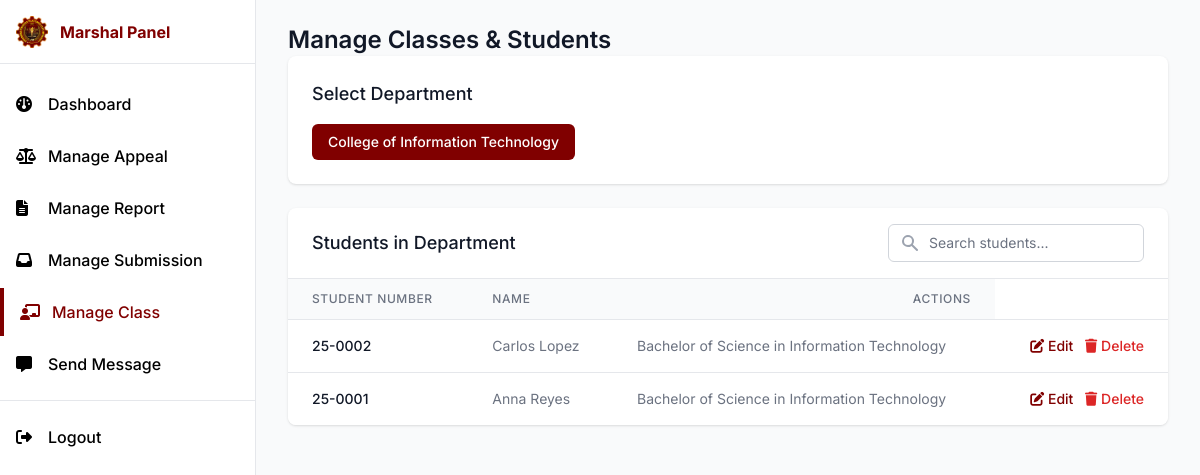
The page /pages/Staff/manage-class.php?dept_id=1 (signed in) on the database its author committed.
### tables this page shows
CREATE TABLE `departments` (
  `id` bigint(20) UNSIGNED NOT NULL,
  `department_name` varchar(150) NOT NULL,
  `abbreviation` varchar(50) DEFAULT NULL,
  `created_at` timestamp NOT NULL DEFAULT current_timestamp()
);

CREATE TABLE `students` (
  `id` bigint(20) UNSIGNED NOT NULL,
  `student_number` varchar(20) NOT NULL,
  `user_id` bigint(20) UNSIGNED DEFAULT NULL,
  `first_name` varchar(100) NOT NULL,
  `middle_name` varchar(100) DEFAULT NULL,
  `last_name` varchar(100) NOT NULL,
  `suffix` varchar(20) DEFAULT NULL,
  `birthdate` date DEFAULT NULL,
  `sex` varchar(20) NOT NULL,
  `address` text DEFAULT NULL,
  `class_id` bigint(20) UNSIGNED DEFAULT NULL,
  `course_id` bigint(20) UNSIGNED DEFAULT NULL,
  `created_at` timestamp NOT NULL DEFAULT current_timestamp(),
  `updated_at` timestamp NULL DEFAULT NULL ON UPDATE current_timestamp()
);

CREATE TABLE `courses` (
  `id` bigint(20) UNSIGNED NOT NULL,
  `course_name` varchar(150) NOT NULL,
  `course_code` varchar(50) DEFAULT NULL,
  `department_id` bigint(20) UNSIGNED NOT NULL,
  `created_at` timestamp NOT NULL DEFAULT current_timestamp()
);

### includes/helpers.php (called while the page is built, shortened)
<?php
function e($value) {
    return htmlspecialchars($value, ENT_QUOTES, 'UTF-8', false);
}

### pages/Staff/manage-class.php (the view, shortened to what this page needs)
<?php
  require_once '../../database/database.php';
  require_once '../../includes/helpers.php';
  $currentUserId = (int)$_SESSION['user_id'];
  $departments = [];
  try {
    $checkMarshal = $pdo->prepare("SELECT * FROM marshal WHERE user_id = ?");
    $checkMarshal->execute([$currentUserId]);
    $marshalData = $checkMarshal->fetch(PDO::FETCH_ASSOC);
    if ($marshalData) {
      if (isset($marshalData['department_id'])) {
        $query = "SELECT
                    d.id AS department_id,
                    d.department_name,
                    d.abbreviation
                  FROM departments d
                  WHERE d.id = ?";
        $stmt = $pdo->prepare($query);
        $stmt->execute([$marshalData['department_id']]);
        $department = $stmt->fetch(PDO::FETCH_ASSOC);
        if ($department) {
          $departments[] = [
            'id' => $department['department_id'],
            'department_name' => $department['department_name'],
            'abbreviation' => $department['abbreviation']
          ];
        } else {
          $_SESSION['error'] = 'Your assigned department (ID: ' . $marshalData['department_id'] . ') was not found in the departments table.';
          error_log("Department not found with ID: " . $marshalData['department_id']);
        }
      } else {
        $_SESSION['error'] = 'You are not assigned to any department. Please contact the administrator to assign you to a department.';
        error_log("No department_id found for marshal with user_id: " . $currentUserId);
      }
    } else {
      $_SESSION['error'] = 'No marshal record found for your account. Please contact the administrator.';
      error_log("No marshal record found for user_id: " . $currentUserId);
    }
  } catch (PDOException $e) {
    error_log('Error fetching department information: ' . $e->getMessage());
    $_SESSION['error'] = 'Failed to load department information. Please try again or contact the administrator.';
    $error = 'Failed to load department information. Please try again.';
  }
  $selectedDeptId = isset($_GET['dept_id']) ? (int)$_GET['dept_id'] : null;
  $students = [];
  if ($selectedDeptId) {
    try {
      $query = "SELECT
                  s.id,
                  s.student_number,
                  CONCAT(s.first_name, ' ', s.last_name) AS full_name,
                  co.course_name,
                  d.department_name
                FROM students s
                JOIN courses co ON s.course_id = co.id
                JOIN departments d ON co.department_id = d.id
                JOIN marshal m ON d.id = m.department_id
                WHERE m.user_id = ?
                ORDER BY s.last_name, s.first_name ASC";
      $stmt = $pdo->prepare($query);
      $stmt->execute([$currentUserId]);
      $students = $stmt->fetchAll(PDO::FETCH_ASSOC);
    } catch (PDOException $e) {
      error_log('Error fetching students: ' . $e->getMessage());
      $error = 'Failed to load students. Please try again. Error: ' . $e->getMessage();
    }
  }
  include_once '../../components/staff-head.php';
?>
<div class="min-h-screen bg-gray-50">
  <?php include_once '../../components/staff-sidebar.php'; ?>
  <div class="md:pl-64 flex flex-col flex-1">
    <main class="flex-1">
      <div class="py-6">
        <div class="max-w-7xl mx-auto px-4 sm:px-6 md:px-8">
          <h1 class="text-2xl font-semibold text-gray-900">Manage Classes & Students</h1>
        </div>
        <div class="max-w-7xl mx-auto px-4 sm:px-6 md:px-8">
          <div class="bg-white shadow rounded-lg p-6 mb-6">
            <h2 class="text-lg font-medium text-gray-900 mb-4">Select Department</h2>
            <div class="flex flex-wrap gap-4">
              <?php foreach ($departments as $dept): ?>
                <a href="?dept_id=<?php echo e($dept['id']); ?>"
                   class="px-4 py-2 rounded-md text-sm font-medium <?php echo ($selectedDeptId == $dept['id']) ? 'bg-primary text-white' : 'bg-gray-100 text-gray-700 hover:bg-gray-200'; ?>">
                  <?php echo e($dept['department_name']); ?>
                </a>
              <?php endforeach; ?>
            </div>
          </div>
                    <?php if ($selectedDeptId): ?>
                        <div class="bg-white shadow rounded-lg overflow-hidden">
                            <div class="px-6 py-4 border-b border-gray-200 flex justify-between items-center">
                                <h2 class="text-lg font-medium text-gray-900">Students in Department</h2>
                                <div class="w-64">
                                    <div class="relative">
                                        <div class="absolute inset-y-0 left-0 pl-3 flex items-center pointer-events-none">
                                        </div>
                                        <input type="text" id="student_search" name="student_search"
                                               class="block w-full pl-10 pr-3 py-2 border border-gray-300 rounded-md leading-5 bg-white placeholder-gray-500 focus:outline-none focus:ring-primary-500 focus:border-primary-500 sm:text-sm"
                                               placeholder="Search students...">
                                    </div>
                                </div>
                            </div>
                            <div class="overflow-x-auto">
                                <table class="min-w-full divide-y divide-gray-200">
                                    <thead class="bg-gray-50">
                                        <tr>
                                            <th scope="col" class="px-6 py-3 text-left text-xs font-medium text-gray-500 uppercase tracking-wider">Student Number</th>
                                            <th scope="col" class="px-6 py-3 text-left text-xs font-medium text-gray-500 uppercase tracking-wider">Name</th>
                                            <th scope="col" class="px-6 py-3 text-right text-xs font-medium text-gray-500 uppercase tracking-wider">Actions</th>
                                        </tr>
                                    </thead>
                                    <tbody class="bg-white divide-y divide-gray-200">
                                        <?php if (empty($students)): ?>
                                            <tr>
                                                <td colspan="3" class="px-6 py-4 text-center text-sm text-gray-500">No students found in this department.</td>
                                            </tr>
                                        <?php else: ?>
                                            <?php foreach ($students as $student): ?>
                                                <tr>
                                                    <td class="px-6 py-4 whitespace-nowrap text-sm font-medium text-gray-900">
                                                        <?php echo e($student['student_number']); ?>
                                                    </td>
                                                    <td class="px-6 py-4 whitespace-nowrap text-sm text-gray-500">
                                                        <?php echo e($student['full_name'] ?? 'N/A'); ?>
                                                    </td>
                                                    <td class="px-6 py-4 whitespace-nowrap text-sm text-gray-500">
                                                        <?php echo e($student['course_name'] ?? 'N/A'); ?>
                                                    </td>
                                                    <td class="px-6 py-4 whitespace-nowrap text-right text-sm font-medium space-x-2">
                                                        <button onclick="editStudent(<?php echo e(str_replace('"', '&quot;', json_encode($student))); ?>)"
                                                                class="text-primary hover:text-primary-700">
                                                            <i class="fas fa-edit"></i> Edit
                                                        </button>
                                                        <button type="button" onclick="confirmDelete(<?php echo e($student['id']); ?>, '<?php echo e(addslashes($student['full_name'] ?? 'this student')); ?>')"
                                                                class="text-red-600 hover:text-red-900 ml-4">
                                                            <i class="fas fa-trash"></i> Delete
                                                        </button>
                                                    </td>
                                                </tr>
                                            <?php endforeach; ?>
                                        <?php endif; ?>
                                    </tbody>
                                </table>
                            </div>
                        </div>
                    <?php endif; ?>
                </div>
            </div>
        </main>
    </div>
</div>
<?php include_once '../../components/staff-footer.php'; ?>

### css/brand-fallback.css (style rules this page uses)
:root { --brand-primary: #800000; --brand-secondary: #a52a2a; }
.text-primary { color: var(--brand-primary) !important; }
.bg-primary { background-color: var(--brand-primary) !important; }

### components/staff-head.php (style rules this page uses)
body { font-family: 'Inter', ui-sans-serif, system-ui, -apple-system, Segoe UI, Roboto, Helvetica, Arial, "Apple Color Emoji", "Segoe UI Emoji"; }

### rows shown on the page
departments: department_name "College of Information Technology"
students: student_number "25-0002", full_name "Carlos Lopez", course.course_name "Bachelor of Science in Information Technology"
students: student_number "25-0001", full_name "Anna Reyes", course.course_name "Bachelor of Science in Information Technology"
